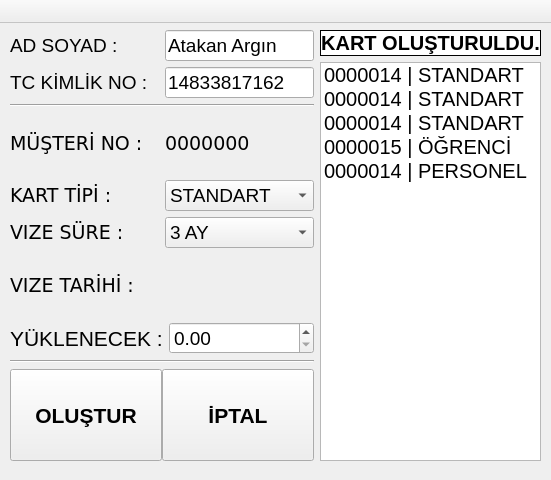
<?xml version="1.0" encoding="UTF-8"?>
<ui version="4.0">
 <class>AnaPencere</class>
 <widget class="QMainWindow" name="AnaPencere">
  <property name="geometry">
   <rect>
    <x>0</x>
    <y>0</y>
    <width>551</width>
    <height>480</height>
   </rect>
  </property>
  <property name="sizePolicy">
   <sizepolicy hsizetype="Fixed" vsizetype="Fixed">
    <horstretch>0</horstretch>
    <verstretch>0</verstretch>
   </sizepolicy>
  </property>
  <property name="windowTitle">
   <string>Yeni Kart</string>
  </property>
  <widget class="QWidget" name="centralwidget">
   <widget class="QPushButton" name="kartDurum">
    <property name="enabled">
     <bool>false</bool>
    </property>
    <property name="geometry">
     <rect>
      <x>-20</x>
      <y>-8</y>
      <width>731</width>
      <height>31</height>
     </rect>
    </property>
    <property name="text">
     <string/>
    </property>
   </widget>
   <widget class="QWidget" name="">
    <property name="geometry">
     <rect>
      <x>10</x>
      <y>30</y>
      <width>531</width>
      <height>431</height>
     </rect>
    </property>
    <layout class="QHBoxLayout" name="horizontalLayout_9" stretch="2,1">
     <property name="sizeConstraint">
      <enum>QLayout::SetNoConstraint</enum>
     </property>
     <item>
      <layout class="QVBoxLayout" name="verticalLayout" stretch="2,2,2,2,2,2,2,2,2,3">
       <property name="sizeConstraint">
        <enum>QLayout::SetNoConstraint</enum>
       </property>
       <item>
        <layout class="QHBoxLayout" name="horizontalLayout" stretch="1,1">
         <item>
          <widget class="QLabel" name="label_2">
           <property name="font">
            <font>
             <pointsize>14</pointsize>
            </font>
           </property>
           <property name="text">
            <string>AD SOYAD : </string>
           </property>
          </widget>
         </item>
         <item>
          <widget class="QLineEdit" name="txtAdSoyad">
           <property name="font">
            <font>
             <pointsize>14</pointsize>
            </font>
           </property>
           <property name="text">
            <string>Atakan Argın</string>
           </property>
          </widget>
         </item>
        </layout>
       </item>
       <item>
        <layout class="QHBoxLayout" name="horizontalLayout_2" stretch="1,1">
         <item>
          <widget class="QLabel" name="label_5">
           <property name="font">
            <font>
             <pointsize>14</pointsize>
            </font>
           </property>
           <property name="text">
            <string>TC KİMLİK NO :</string>
           </property>
          </widget>
         </item>
         <item>
          <widget class="QLineEdit" name="txtTcNO">
           <property name="font">
            <font>
             <pointsize>14</pointsize>
            </font>
           </property>
           <property name="text">
            <string>14833817162</string>
           </property>
          </widget>
         </item>
        </layout>
       </item>
       <item>
        <widget class="Line" name="line_3">
         <property name="orientation">
          <enum>Qt::Horizontal</enum>
         </property>
        </widget>
       </item>
       <item>
        <layout class="QHBoxLayout" name="horizontalLayout_3" stretch="1,1">
         <item>
          <widget class="QLabel" name="label">
           <property name="font">
            <font>
             <family>DejaVu Sans</family>
             <pointsize>14</pointsize>
             <weight>50</weight>
             <bold>false</bold>
            </font>
           </property>
           <property name="text">
            <string>MÜŞTERİ NO : </string>
           </property>
          </widget>
         </item>
         <item>
          <widget class="QLabel" name="lblAlias">
           <property name="font">
            <font>
             <family>DejaVu Sans</family>
             <pointsize>14</pointsize>
             <weight>50</weight>
             <bold>false</bold>
            </font>
           </property>
           <property name="text">
            <string>0000000</string>
           </property>
          </widget>
         </item>
        </layout>
       </item>
       <item>
        <layout class="QHBoxLayout" name="horizontalLayout_4" stretch="1,1">
         <item>
          <widget class="QLabel" name="label_3">
           <property name="font">
            <font>
             <family>DejaVu Sans</family>
             <pointsize>14</pointsize>
             <weight>50</weight>
             <bold>false</bold>
            </font>
           </property>
           <property name="text">
            <string>KART TİPİ : </string>
           </property>
          </widget>
         </item>
         <item>
          <widget class="QComboBox" name="cmbTip">
           <property name="font">
            <font>
             <pointsize>14</pointsize>
            </font>
           </property>
           <item>
            <property name="text">
             <string>STANDART</string>
            </property>
           </item>
           <item>
            <property name="text">
             <string>ÖĞRENCİ</string>
            </property>
           </item>
           <item>
            <property name="text">
             <string>PERSONEL</string>
            </property>
           </item>
           <item>
            <property name="text">
             <string>ŞOFÖR</string>
            </property>
           </item>
          </widget>
         </item>
        </layout>
       </item>
       <item>
        <layout class="QHBoxLayout" name="horizontalLayout_7">
         <item>
          <widget class="QLabel" name="label_6">
           <property name="font">
            <font>
             <family>DejaVu Sans</family>
             <pointsize>14</pointsize>
             <weight>50</weight>
             <bold>false</bold>
            </font>
           </property>
           <property name="text">
            <string>VIZE SÜRE : </string>
           </property>
          </widget>
         </item>
         <item>
          <widget class="QComboBox" name="cmbVize">
           <property name="font">
            <font>
             <pointsize>14</pointsize>
            </font>
           </property>
           <item>
            <property name="text">
             <string>3 AY</string>
            </property>
           </item>
           <item>
            <property name="text">
             <string>6 AY</string>
            </property>
           </item>
           <item>
            <property name="text">
             <string>12 AY</string>
            </property>
           </item>
          </widget>
         </item>
        </layout>
       </item>
       <item>
        <layout class="QHBoxLayout" name="horizontalLayout_5" stretch="1,1">
         <item>
          <widget class="QLabel" name="label_4">
           <property name="font">
            <font>
             <family>DejaVu Sans</family>
             <pointsize>14</pointsize>
             <weight>50</weight>
             <bold>false</bold>
            </font>
           </property>
           <property name="text">
            <string>VIZE TARİHİ : </string>
           </property>
          </widget>
         </item>
         <item>
          <widget class="QLabel" name="lblVize">
           <property name="font">
            <font>
             <family>DejaVu Sans</family>
             <pointsize>14</pointsize>
             <weight>50</weight>
             <bold>false</bold>
            </font>
           </property>
           <property name="text">
            <string/>
           </property>
          </widget>
         </item>
        </layout>
       </item>
       <item>
        <layout class="QHBoxLayout" name="horizontalLayout_6" stretch="1,1">
         <item>
          <widget class="QLabel" name="label_10">
           <property name="font">
            <font>
             <pointsize>16</pointsize>
            </font>
           </property>
           <property name="text">
            <string>YÜKLENECEK :</string>
           </property>
          </widget>
         </item>
         <item>
          <widget class="QDoubleSpinBox" name="spnBakiye">
           <property name="font">
            <font>
             <pointsize>14</pointsize>
            </font>
           </property>
           <property name="maximum">
            <double>9999.989999999999782</double>
           </property>
          </widget>
         </item>
        </layout>
       </item>
       <item>
        <widget class="Line" name="line_2">
         <property name="orientation">
          <enum>Qt::Horizontal</enum>
         </property>
        </widget>
       </item>
       <item>
        <layout class="QHBoxLayout" name="horizontalLayout_8" stretch="0,0">
         <property name="spacing">
          <number>0</number>
         </property>
         <property name="sizeConstraint">
          <enum>QLayout::SetMaximumSize</enum>
         </property>
         <item>
          <widget class="QPushButton" name="btnOlustur">
           <property name="sizePolicy">
            <sizepolicy hsizetype="Minimum" vsizetype="Minimum">
             <horstretch>0</horstretch>
             <verstretch>0</verstretch>
            </sizepolicy>
           </property>
           <property name="font">
            <font>
             <pointsize>16</pointsize>
             <weight>75</weight>
             <bold>true</bold>
            </font>
           </property>
           <property name="text">
            <string>OLUŞTUR</string>
           </property>
          </widget>
         </item>
         <item>
          <widget class="QPushButton" name="btnIptal">
           <property name="sizePolicy">
            <sizepolicy hsizetype="Minimum" vsizetype="Minimum">
             <horstretch>0</horstretch>
             <verstretch>0</verstretch>
            </sizepolicy>
           </property>
           <property name="font">
            <font>
             <pointsize>16</pointsize>
             <weight>75</weight>
             <bold>true</bold>
            </font>
           </property>
           <property name="text">
            <string>İPTAL</string>
           </property>
          </widget>
         </item>
        </layout>
       </item>
      </layout>
     </item>
     <item>
      <layout class="QVBoxLayout" name="verticalLayout_2">
       <property name="sizeConstraint">
        <enum>QLayout::SetMinimumSize</enum>
       </property>
       <item>
        <widget class="QLabel" name="lblDurum">
         <property name="font">
          <font>
           <pointsize>15</pointsize>
           <weight>75</weight>
           <bold>true</bold>
          </font>
         </property>
         <property name="autoFillBackground">
          <bool>false</bool>
         </property>
         <property name="styleSheet">
          <string notr="true">background-color:white;</string>
         </property>
         <property name="frameShape">
          <enum>QFrame::Box</enum>
         </property>
         <property name="frameShadow">
          <enum>QFrame::Plain</enum>
         </property>
         <property name="text">
          <string>KART OLUŞTURULDU.</string>
         </property>
         <property name="alignment">
          <set>Qt::AlignCenter</set>
         </property>
        </widget>
       </item>
       <item>
        <widget class="QListWidget" name="listWidget">
         <property name="font">
          <font>
           <pointsize>15</pointsize>
          </font>
         </property>
         <property name="movement">
          <enum>QListView::Static</enum>
         </property>
         <property name="flow">
          <enum>QListView::TopToBottom</enum>
         </property>
         <property name="isWrapping" stdset="0">
          <bool>false</bool>
         </property>
         <property name="resizeMode">
          <enum>QListView::Fixed</enum>
         </property>
         <property name="layoutMode">
          <enum>QListView::SinglePass</enum>
         </property>
         <property name="viewMode">
          <enum>QListView::ListMode</enum>
         </property>
         <property name="currentRow">
          <number>-1</number>
         </property>
         <property name="sortingEnabled">
          <bool>false</bool>
         </property>
         <item>
          <property name="text">
           <string>0000014 | STANDART</string>
          </property>
         </item>
         <item>
          <property name="text">
           <string>0000014 | STANDART</string>
          </property>
         </item>
         <item>
          <property name="text">
           <string>0000014 | STANDART</string>
          </property>
         </item>
         <item>
          <property name="text">
           <string>0000015 | ÖĞRENCİ</string>
          </property>
         </item>
         <item>
          <property name="text">
           <string>0000014 | PERSONEL</string>
          </property>
         </item>
        </widget>
       </item>
      </layout>
     </item>
    </layout>
   </widget>
  </widget>
 </widget>
 <resources/>
 <connections>
  <connection>
   <sender>btnOlustur</sender>
   <signal>clicked()</signal>
   <receiver>AnaPencere</receiver>
   <slot>olustur()</slot>
   <hints>
    <hint type="sourcelabel">
     <x>84</x>
     <y>363</y>
    </hint>
    <hint type="destinationlabel">
     <x>4</x>
     <y>383</y>
    </hint>
   </hints>
  </connection>
  <connection>
   <sender>btnIptal</sender>
   <signal>clicked()</signal>
   <receiver>AnaPencere</receiver>
   <slot>iptal()</slot>
   <hints>
    <hint type="sourcelabel">
     <x>260</x>
     <y>381</y>
    </hint>
    <hint type="destinationlabel">
     <x>299</x>
     <y>375</y>
    </hint>
   </hints>
  </connection>
 </connections>
 <slots>
  <slot>bakiyeYukle()</slot>
  <slot>olustur()</slot>
  <slot>iptal()</slot>
 </slots>
</ui>
